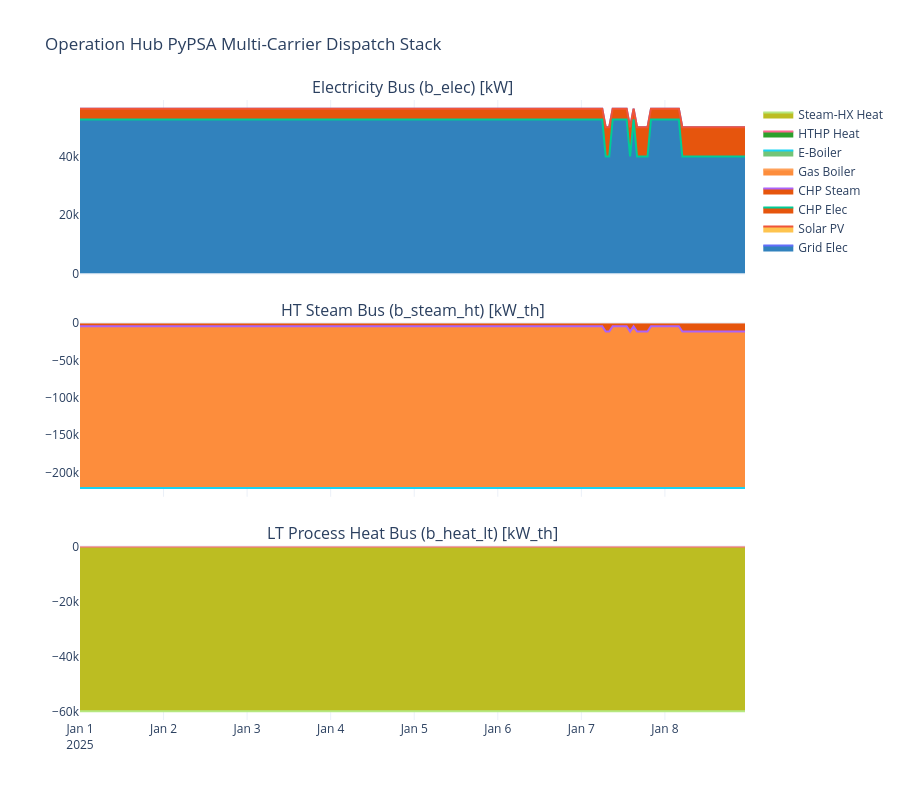
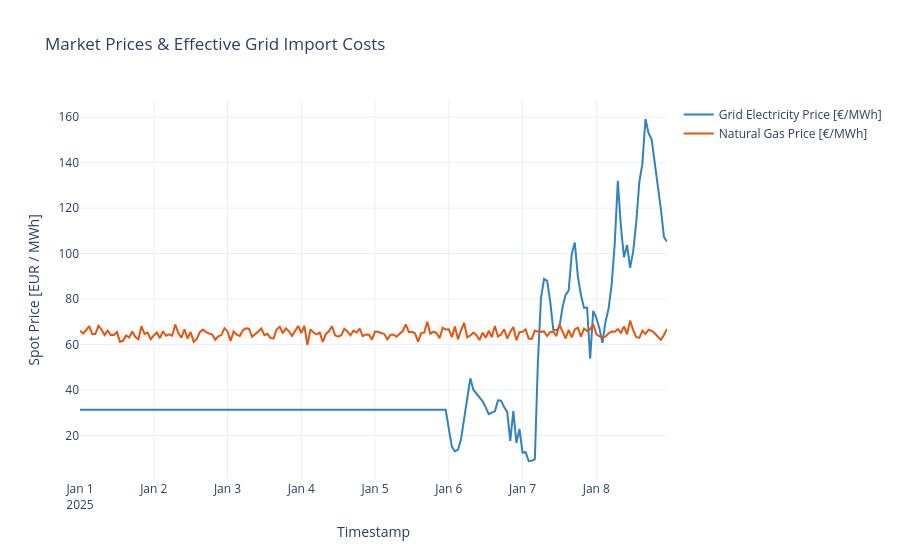

The code cell stored with these charts, in order, in its notebook:
### Code cell
# Solve Operation Hub PyPSA Model
meta_op = hes_op.solve()

print("\n--- OPERATION HUB OPTIMIZATION SUMMARY ---")
display(pd.DataFrame([meta_op]))

# Render Interactive PyPSA Multi-Carrier Dispatch Stack
fig_op_dispatch = plot_dispatch_stacks_interactive(meta_op, title="Operation Hub PyPSA Multi-Carrier Dispatch Stack")
fig_op_dispatch.show()
fig_prices = plot_market_prices_interactive(
    results=meta_op,
    title="Market Prices & Effective Grid Import Costs"
)
fig_prices.show()

### Figure 1 — Plotly figure (JSON) as saved in the notebook; plotly's stock layout.template omitted (floating-point values rounded to 4 significant figures; data arrays with more than 128 entries replaced by an {"elided": "..."} marker saying what was removed)
{"data": [{"fillcolor": "#3182bd", "name": "Grid Elec", "stackgroup": "elec", "type": "scatter", "x": {"elided": "192 str values"}, "xaxis": "x", "y": {"elided": "192 float values"}, "yaxis": "y"}, {"fillcolor": "#fec44f", "name": "Solar PV", "stackgroup": "elec", "type": "scatter", "x": {"elided": "192 str values"}, "xaxis": "x", "y": {"elided": "192 float values"}, "yaxis": "y"}, {"fillcolor": "#e6550d", "name": "CHP Elec", "stackgroup": "elec", "type": "scatter", "x": {"elided": "192 str values"}, "xaxis": "x", "y": {"elided": "192 float values"}, "yaxis": "y"}, {"fillcolor": "#e6550d", "name": "CHP Steam", "stackgroup": "steam", "type": "scatter", "x": {"elided": "192 str values"}, "xaxis": "x2", "y": {"elided": "192 float values"}, "yaxis": "y2"}, {"fillcolor": "#fd8d3c", "name": "Gas Boiler", "stackgroup": "steam", "type": "scatter", "x": {"elided": "192 str values"}, "xaxis": "x2", "y": {"elided": "192 float values"}, "yaxis": "y2"}, {"fillcolor": "#74c476", "name": "E-Boiler", "stackgroup": "steam", "type": "scatter", "x": {"elided": "192 str values"}, "xaxis": "x2", "y": {"elided": "192 float values"}, "yaxis": "y2"}, {"fillcolor": "#2ca02c", "name": "HTHP Heat", "stackgroup": "heat", "type": "scatter", "x": {"elided": "192 str values"}, "xaxis": "x3", "y": {"elided": "192 float values"}, "yaxis": "y3"}, {"fillcolor": "#bcbd22", "name": "Steam-HX Heat", "stackgroup": "heat", "type": "scatter", "x": {"elided": "192 str values"}, "xaxis": "x3", "y": {"elided": "192 float values"}, "yaxis": "y3"}], "layout": {"annotations": [{"font": {"size": 16}, "showarrow": false, "text": "Electricity Bus (b_elec) [kW]", "x": 0.5, "xanchor": "center", "xref": "paper", "y": 1, "yanchor": "bottom", "yref": "paper"}, {"font": {"size": 16}, "showarrow": false, "text": "HT Steam Bus (b_steam_ht) [kW_th]", "x": 0.5, "xanchor": "center", "xref": "paper", "y": 0.64, "yanchor": "bottom", "yref": "paper"}, {"font": {"size": 16}, "showarrow": false, "text": "LT Process Heat Bus (b_heat_lt) [kW_th]", "x": 0.5, "xanchor": "center", "xref": "paper", "y": 0.28, "yanchor": "bottom", "yref": "paper"}], "height": 800, "hovermode": "x unified", "title": {"text": "Operation Hub PyPSA Multi-Carrier Dispatch Stack"}, "xaxis": {"anchor": "y", "domain": [0, 1], "matches": "x3", "showticklabels": false}, "xaxis2": {"anchor": "y2", "domain": [0, 1], "matches": "x3", "showticklabels": false}, "xaxis3": {"anchor": "y3", "domain": [0, 1]}, "yaxis": {"anchor": "x", "domain": [0.72, 1]}, "yaxis2": {"anchor": "x2", "domain": [0.36, 0.64]}, "yaxis3": {"anchor": "x3", "domain": [0, 0.28]}}}

### Figure 2 — Plotly figure (JSON) as saved in the notebook; plotly's stock layout.template omitted (floating-point values rounded to 4 significant figures; data arrays with more than 128 entries replaced by an {"elided": "..."} marker saying what was removed)
{"data": [{"line": {"color": "#3182bd", "width": 2}, "name": "Grid Electricity Price [€/MWh]", "type": "scatter", "x": {"elided": "192 str values"}, "y": {"elided": "192 float values"}}, {"line": {"color": "#e6550d", "width": 2}, "name": "Natural Gas Price [€/MWh]", "type": "scatter", "x": {"elided": "192 str values"}, "y": {"elided": "192 float values"}}], "layout": {"hovermode": "x unified", "title": {"text": "Market Prices & Effective Grid Import Costs"}, "xaxis": {"title": {"text": "Timestamp"}}, "yaxis": {"title": {"text": "Spot Price [EUR / MWh]"}}}}
